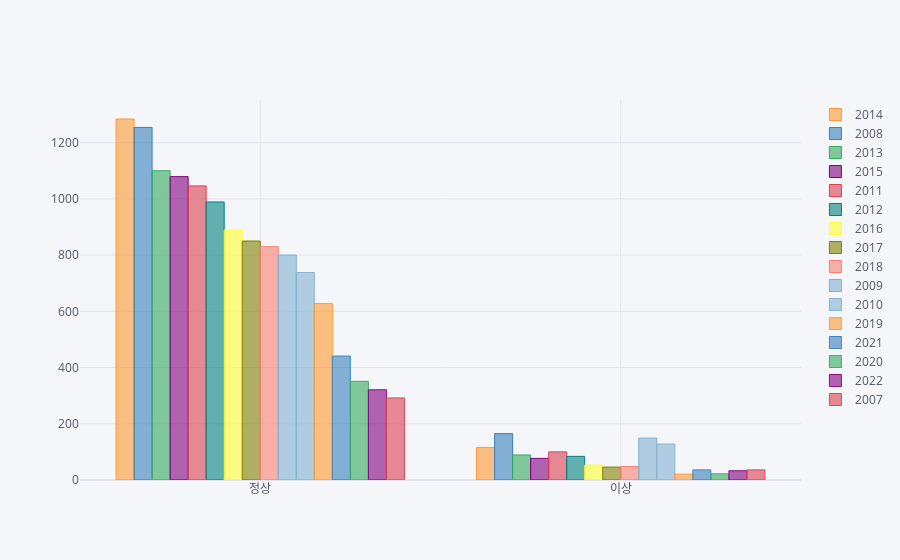

Source (notebook cell):
### Code cell
chart_df = create_chart_df("YEAR")
chart_df.iplot(kind="bar")

### Figure 1 — Plotly figure (JSON) as saved in the notebook; plotly's stock layout.template omitted (floating-point values rounded to 4 significant figures)
{"data": [{"marker": {"color": "rgba(255, 153, 51, 0.6)", "line": {"color": "rgba(255, 153, 51, 1.0)", "width": 1}}, "name": "2014", "orientation": "v", "text": "", "type": "bar", "x": ["정상", "이상"], "y": [1284, 116]}, {"marker": {"color": "rgba(55, 128, 191, 0.6)", "line": {"color": "rgba(55, 128, 191, 1.0)", "width": 1}}, "name": "2008", "orientation": "v", "text": "", "type": "bar", "x": ["정상", "이상"], "y": [1254, 165]}, {"marker": {"color": "rgba(50, 171, 96, 0.6)", "line": {"color": "rgba(50, 171, 96, 1.0)", "width": 1}}, "name": "2013", "orientation": "v", "text": "", "type": "bar", "x": ["정상", "이상"], "y": [1100, 89]}, {"marker": {"color": "rgba(128, 0, 128, 0.6)", "line": {"color": "rgba(128, 0, 128, 1.0)", "width": 1}}, "name": "2015", "orientation": "v", "text": "", "type": "bar", "x": ["정상", "이상"], "y": [1079, 77]}, {"marker": {"color": "rgba(219, 64, 82, 0.6)", "line": {"color": "rgba(219, 64, 82, 1.0)", "width": 1}}, "name": "2011", "orientation": "v", "text": "", "type": "bar", "x": ["정상", "이상"], "y": [1046, 100]}, {"marker": {"color": "rgba(0, 128, 128, 0.6)", "line": {"color": "rgba(0, 128, 128, 1.0)", "width": 1}}, "name": "2012", "orientation": "v", "text": "", "type": "bar", "x": ["정상", "이상"], "y": [989, 84]}, {"marker": {"color": "rgba(255, 255, 51, 0.6)", "line": {"color": "rgba(255, 255, 51, 1.0)", "width": 1}}, "name": "2016", "orientation": "v", "text": "", "type": "bar", "x": ["정상", "이상"], "y": [889, 53]}, {"marker": {"color": "rgba(128, 128, 0, 0.6)", "line": {"color": "rgba(128, 128, 0, 1.0)", "width": 1}}, "name": "2017", "orientation": "v", "text": "", "type": "bar", "x": ["정상", "이상"], "y": [850, 46]}, {"marker": {"color": "rgba(251, 128, 114, 0.6)", "line": {"color": "rgba(251, 128, 114, 1.0)", "width": 1}}, "name": "2018", "orientation": "v", "text": "", "type": "bar", "x": ["정상", "이상"], "y": [830, 48]}, {"marker": {"color": "rgba(128, 177, 211, 0.6)", "line": {"color": "rgba(128, 177, 211, 1.0)", "width": 1}}, "name": "2009", "orientation": "v", "text": "", "type": "bar", "x": ["정상", "이상"], "y": [800, 149]}, {"marker": {"color": "rgba(128, 177, 211, 0.6)", "line": {"color": "rgba(128, 177, 211, 0.8999999999999999)", "width": 1}}, "name": "2010", "orientation": "v", "text": "", "type": "bar", "x": ["정상", "이상"], "y": [738, 128]}, {"marker": {"color": "rgba(255, 153, 51, 0.6)", "line": {"color": "rgba(255, 153, 51, 0.8999999999999999)", "width": 1}}, "name": "2019", "orientation": "v", "text": "", "type": "bar", "x": ["정상", "이상"], "y": [628, 21]}, {"marker": {"color": "rgba(55, 128, 191, 0.6)", "line": {"color": "rgba(55, 128, 191, 0.8999999999999999)", "width": 1}}, "name": "2021", "orientation": "v", "text": "", "type": "bar", "x": ["정상", "이상"], "y": [441, 36]}, {"marker": {"color": "rgba(50, 171, 96, 0.6)", "line": {"color": "rgba(50, 171, 96, 0.8999999999999999)", "width": 1}}, "name": "2020", "orientation": "v", "text": "", "type": "bar", "x": ["정상", "이상"], "y": [351, 22]}, {"marker": {"color": "rgba(128, 0, 128, 0.6)", "line": {"color": "rgba(128, 0, 128, 0.8999999999999999)", "width": 1}}, "name": "2022", "orientation": "v", "text": "", "type": "bar", "x": ["정상", "이상"], "y": [321, 33]}, {"marker": {"color": "rgba(219, 64, 82, 0.6)", "line": {"color": "rgba(219, 64, 82, 0.8999999999999999)", "width": 1}}, "name": "2007", "orientation": "v", "text": "", "type": "bar", "x": ["정상", "이상"], "y": [292, 36]}], "layout": {"legend": {"bgcolor": "#F5F6F9", "font": {"color": "#4D5663"}}, "paper_bgcolor": "#F5F6F9", "plot_bgcolor": "#F5F6F9", "title": {"font": {"color": "#4D5663"}}, "xaxis": {"gridcolor": "#E1E5ED", "showgrid": true, "tickfont": {"color": "#4D5663"}, "title": {"font": {"color": "#4D5663"}, "text": ""}, "zerolinecolor": "#E1E5ED"}, "yaxis": {"gridcolor": "#E1E5ED", "showgrid": true, "tickfont": {"color": "#4D5663"}, "title": {"font": {"color": "#4D5663"}, "text": ""}, "zerolinecolor": "#E1E5ED"}}}
